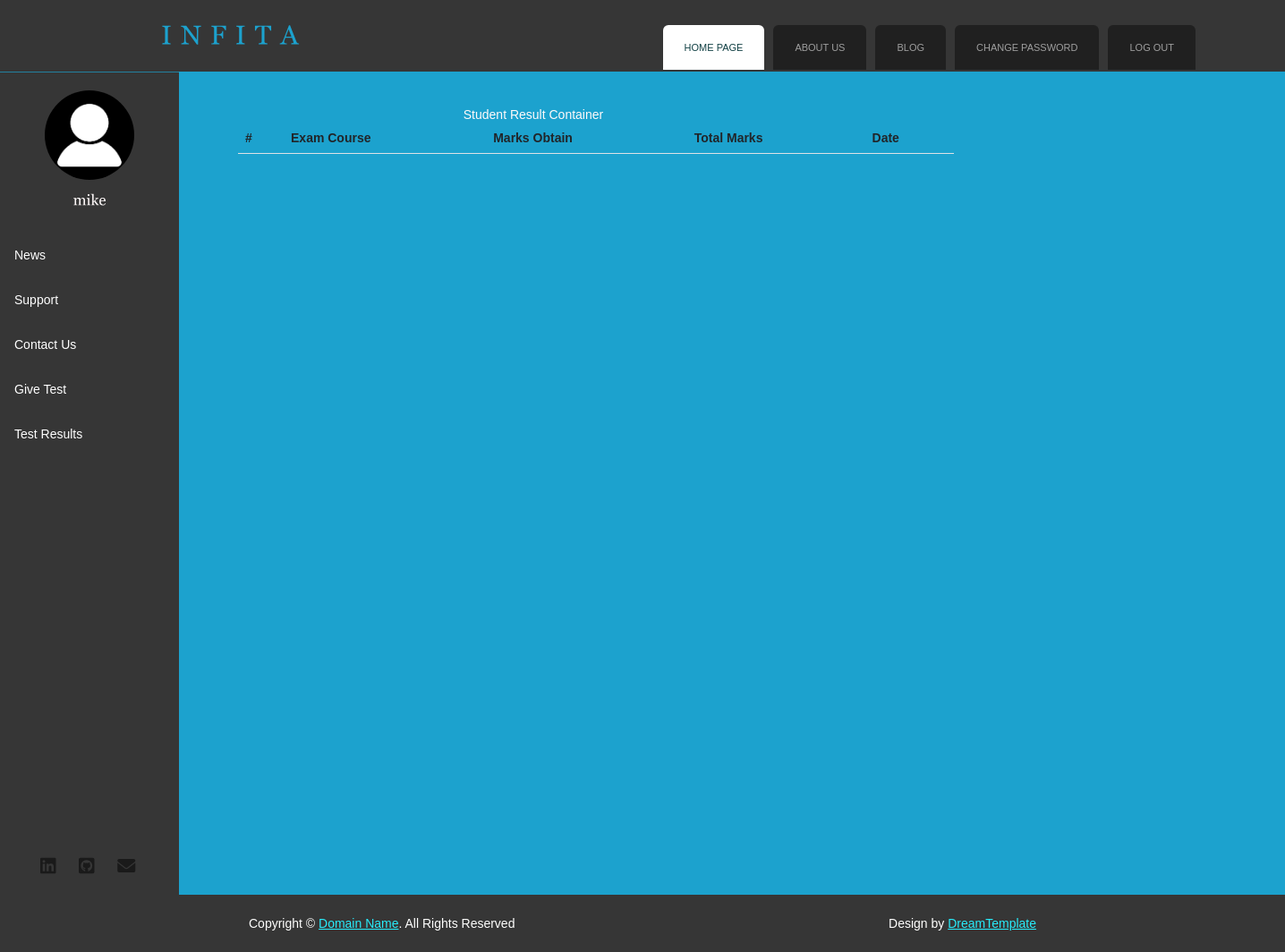
The page /studentTestResult/ (signed in) on the database as committed earlier.
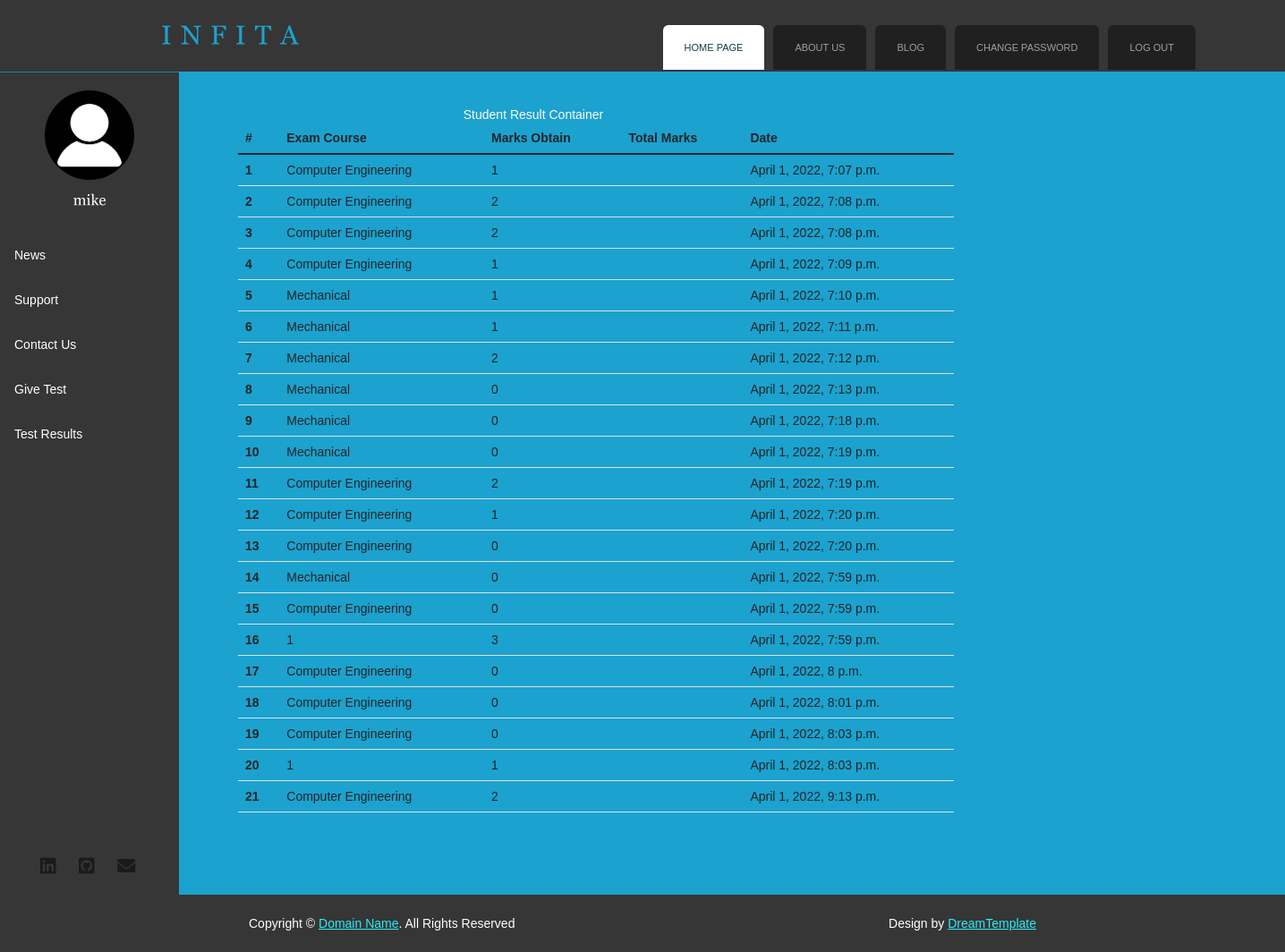
The same page on the database as committed later.
### onlineexamapp/models.py (models this page shows, shortened)
class TestResult(models.Model):
    student = models.ForeignKey(User, on_delete=models.CASCADE)
    course = models.ForeignKey(CourseDetail, on_delete=models.CASCADE)
    testCourse = models.CharField(max_length=100)
    marks = models.PositiveIntegerField()
    date = models.DateTimeField(default=timezone.now)

### onlineexamapp/views.py (the view)
# urls.py: path('studentTestResult/', views.studentTestResult, name='studentTestResult'),
def studentTestResult(request):
    student = User.objects.get(email= request.session['email'])
    result = TestResult.objects.filter(student = student)
    return render(request, 'studentResult.html', { 'result': result })

### onlineexamapp/templates/studentResult.html (shortened to what this page needs)
{% extends 'header.html' %}
{% load static %}
{% block content %}
<!DOCTYPE html>
<html lang="en">
<head>
</head>
<body>
  <div class="main">
    <div class="content">
      <div class="content_resize">
        <div class="mainbar">
          Student Result Container
          <table class="table table-hover static-table" align="center" id="studentTable">
            <thead>
              <tr>
                <th scope="col">#</th>
                <th scope="col">Exam Course</th>
                <th scope="col">Marks Obtain</th>
                <th scope="col">Total Marks</th>
                <th scope="col">Date</th>
              </tr>
            </thead>
            <tbody>
              {% for i in result %}
              <tr>
                <th scope="row">{{forloop.counter}}</th>
                <td>{{i.testCourse}}</td>
                <td>{{i.marks}}</td>
                <td></td>
                <td>{{i.date}}</td>
              </tr>
              {% endfor %}
            </tbody>
          </table>
        </div>
      </div>
    </div>
  </div>
</body>
</html>
{% endblock %}

### onlineexamapp/templates/header.html (shortened to what this page needs)
{% load static %}
<!DOCTYPE html
  PUBLIC "-//W3C//DTD XHTML 1.0 Transitional//EN" "http://www.w3.org/TR/xhtml1/DTD/xhtml1-transitional.dtd">
<html xmlns="http://www.w3.org/1999/xhtml" lang="en">
<head>
  <link href="https://cdn.jsdelivr.net/npm/bootstrap@5.1.3/dist/css/bootstrap.min.css" rel="stylesheet"
>
  <link rel="stylesheet" href="https://cdnjs.cloudflare.com/ajax/libs/font-awesome/6.0.0/css/all.min.css" />
  <link href="{% static 'css/coin-slider.css' %}" rel="stylesheet" type="text/css" />
  <link href="{% static 'css/style.css' %}" rel="stylesheet" type="text/css" />
</head>
{% if request.session.email %}
<body onload="cacheMemory()">
  {% else %}
  <body onload="cacheMemory()">
    {% endif %}
    <div class="main_header">
      <div class="header">
        <div class="header_resize">
          <div class="menu_nav">
            <ul>
              <li class="active"><a href="{% url 'index' %}"><span>Home Page</span></a></li>
              <li><a href="{% url 'about' %}"><span>About Us</span></a></li>
              <li><a href="{% url 'blog' %}"><span>Blog</span></a></li>
              {% if request.session.email %}
              <li><a href="{% url 'changePassword' %}"><span>Change Password</span></a></li>
              <li><a href="{% url 'logout' %}"><span>Log Out</span></a></li>
              {% else %}
              <li><a href="{% url 'studentSignup' %}"><span>Sign Up</span></a></li>
              <li><a href="{% url 'login' %}"><span>Log In</span></a></li>
              {% endif %}
            </ul>
          </div>
          <div class="company_logo">
            <a href="{% url 'index' %}">
              <h6>INFITA</h6>
            </a>
          </div>
          <div class="navSidebar">
            <duv class="default_propic">
              {% if request.session.email %}
              <img src="{{request.session.profilePic}}" alt="profile">
              <h6>{{request.session.fname}}</h6>
              {% else %}
              <img src="{% static 'images/propic.webp' %}" alt="profile">
              <h6>Hello, Fellow</h6>
              {% endif %}
            </duv>
            <a href="#">News</a>
            <a href="{% url 'support' %}">Support</a>
            {% if request.session.userType == "Faculty" %}
            <a href="{% url 'facultyCourse' %}"><span>Your Course</span></a>
            <a href="{% url 'studentList' %}"><span>Student List</span></a>
            <a href="{% url 'addCourse' %}"><span>Add Course</span></a>
            <a href="{% url 'addQuestion' %}"><span>Add Questions</span></a>
            <a href="{% url 'facultyCourseResult' %}"><span>Show Results</span></a>
            {% elif request.session.userType == "Student" %}
            <a href="{% url 'contact' %}"><span>Contact Us</span></a>
            <a href="{% url 'studentTest' %}"><span>Give Test</span></a>
            <a href="{% url 'studentTestResult' %}"><span>Test Results</span></a>
            {% endif %}
            <div class="default_footer">
              <i class="fa-brands fa-linkedin"></i>
              <i class="fa-brands fa-github-square"></i>
              <i class="fa-solid fa-envelope"></i>
            </div>
          </div>
        </div>
      </div>
      {% block content %}
      {% endblock %}
      <div class="footer">
        <div class="footer_resize">
          <p class="lf">Copyright &copy; <a href="#">Domain Name</a>. All Rights Reserved</p>
          <p class="rf">Design by <a target="_blank" href="http://www.dreamtemplate.com/">DreamTemplate</a></p>
        </div>
      </div>
    </div>
  </body>
</html>

### onlineexamapp/static/css/style.css (style rules this page uses)
body { margin: 0; padding: 0; width: 100%; color: #28ecfa; font: normal 12px/1.5em "Liberation sans", Arial, Helvetica, sans-serif; background: #1ca2ce url(../images/main_bg.gif) repeat-x left top; }
html, .main { padding: 0; margin: 0; }
p { margin: 8px 0; padding: 0 0 8px 0; }
a { color: #fffffe; text-decoration: underline; }
.header, .content, .menu_nav, .fbg, .footer, form, ol, ol li, ul, .content .mainbar, .content .sidebar { margin: 0; padding: 0; }
.header_resize { z-index: 1; margin: 0 auto; width: 100%; height: 80px; position: fixed; background: #363636; }
.company_logo { padding-top: 25px; float: left; width: auto; height: 80px; margin: 0px 0px 0px 180px; letter-spacing: 10px; }
.company_logo>a>h6 { font-size: 30px; color: #1ca2ce; }
.menu_nav { margin: 0px 100px; padding: 28px 0 0; height: 50px; float: right; }
.menu_nav ul { list-style: none; padding: 0; height: 50px; float: left; }
.menu_nav ul li { margin: 0; padding: 0 0 0 10px; float: left; }
.menu_nav ul li a { display: block; margin: 0; padding: 17px 24px; font-size: 11px; line-height: 16px; font-weight: normal; color: #9f9f9f; text-decoration: none; text-transform: uppercase; text-align: center; background: #202020; }
.menu_nav ul li.active a, .menu_nav ul li a:hover { text-decoration: none; color: #114044; background: #fff; }
.content { padding: 0; background-color: #1ca2ce; }
.content_resize { margin: 100px 0px 0px 50px; padding: 18px 0; width: 1160px; background-color: #1ca2ce; }
.content .mainbar { margin: 0; padding: 0; float: left; width: 660px; }
.footer { background: #363636; }
.footer_resize { margin: 0 auto; padding: 0 20px; width: 920px; line-height: 1.5em; color: #fffffe; }
.footer_resize p { margin: 24px 0; padding: 0; line-height: normal; white-space: nowrap; text-indent: inherit; }
.footer_resize a { color: #28ecfa; font-weight: normal; margin: 0; padding: 0; border: none; text-decoration: underline; background-color: transparent; }
.footer_resize .lf { float: left; }
.footer_resize .rf { float: right; }
a { outline: none; }
div { font-family: 'Trebuchet MS', 'Lucida Sans Unicode', 'Lucida Grande', 'Lucida Sans', Arial, sans-serif; font-size: 14px; color: snow; }
a { font-family: 'Trebuchet MS', 'Lucida Sans Unicode', 'Lucida Grande', 'Lucida Sans', Arial, sans-serif; text-decoration: none; font-size: 14px; }
.navSidebar { border-top: 1px solid #1ca2ceb3; z-index: 10000; margin: 0px; padding-top: 0px; width: 200px; background-color: #363636; position: fixed; height: 100%; overflow: auto; }
.navSidebar a { display: flex; color: white; padding: 16px; text-decoration: none; }
div.content { margin-left: 200px; padding: 1px 16px; height: 1000px; }
.default_propic { display: grid; place-items: center; margin: 20px auto; }
.default_propic>img { width: 100px; object-fit: contain; border-radius: 100%; }
.default_propic>h6 { margin-top: 15px; }
.default_footer { clear: both; position: fixed; color: #1a1a1a; font-size: 20px; top: 90%; left: 45px; letter-spacing: 10px; }

### onlineexamapp/templates/studentResult.html (style rules this page uses)
body { text-align: center; }
.static-table { text-align: left; width: 800px; }

Rows that differ between the two databases and show on the page:
added TestResult: testCourse "Computer Engineering", marks "1", date "April 1, 2022, 7:07 p.m."
added TestResult: testCourse "Computer Engineering", marks "2", date "April 1, 2022, 7:08 p.m."
added TestResult: testCourse "Computer Engineering", marks "2", date "April 1, 2022, 7:08 p.m."
added TestResult: testCourse "Computer Engineering", marks "1", date "April 1, 2022, 7:09 p.m."
added TestResult: testCourse "Mechanical", marks "1", date "April 1, 2022, 7:10 p.m."
added TestResult: testCourse "Mechanical", marks "1", date "April 1, 2022, 7:11 p.m."
added TestResult: testCourse "Mechanical", marks "2", date "April 1, 2022, 7:12 p.m."
added TestResult: testCourse "Mechanical", marks "0", date "April 1, 2022, 7:13 p.m."
added TestResult: testCourse "Mechanical", marks "0", date "April 1, 2022, 7:18 p.m."
added TestResult: testCourse "Mechanical", marks "0", date "April 1, 2022, 7:19 p.m."
added TestResult: testCourse "Computer Engineering", marks "2", date "April 1, 2022, 7:19 p.m."
added TestResult: testCourse "Computer Engineering", marks "1", date "April 1, 2022, 7:20 p.m."
added TestResult: testCourse "Computer Engineering", marks "0", date "April 1, 2022, 7:20 p.m."
added TestResult: testCourse "Mechanical", marks "0", date "April 1, 2022, 7:59 p.m."
added TestResult: testCourse "Computer Engineering", marks "0", date "April 1, 2022, 7:59 p.m."
added TestResult: testCourse "1", marks "3", date "April 1, 2022, 7:59 p.m."
added TestResult: testCourse "Computer Engineering", marks "0", date "April 1, 2022, 8 p.m."
added TestResult: testCourse "Computer Engineering", marks "0", date "April 1, 2022, 8:01 p.m."
added TestResult: testCourse "Computer Engineering", marks "0", date "April 1, 2022, 8:03 p.m."
added TestResult: testCourse "1", marks "1", date "April 1, 2022, 8:03 p.m."
added TestResult: testCourse "Computer Engineering", marks "2", date "April 1, 2022, 9:13 p.m."
